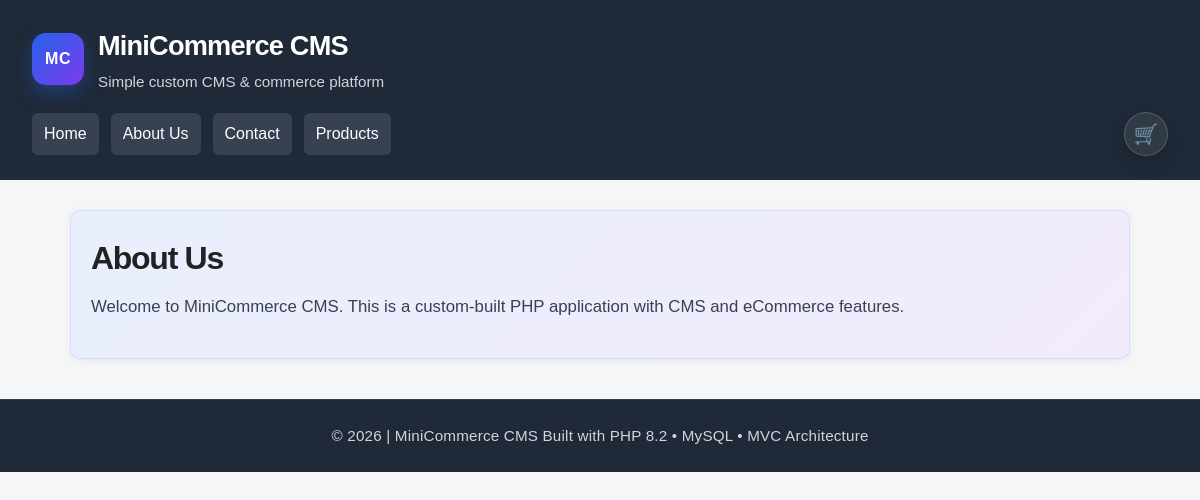
Screenshot of /public/page/about-us with the database file from the repository.
### tables this page shows
CREATE TABLE pages (
    id INT UNSIGNED AUTO_INCREMENT PRIMARY KEY,
    title VARCHAR(150) NOT NULL,
    slug VARCHAR(180) NOT NULL UNIQUE,
    content TEXT NOT NULL,
    meta_title VARCHAR(180) NULL,
    meta_description VARCHAR(255) NULL,
    status ENUM('draft', 'published') NOT NULL DEFAULT 'draft',
    created_at TIMESTAMP DEFAULT CURRENT_TIMESTAMP,
    updated_at TIMESTAMP DEFAULT CURRENT_TIMESTAMP ON UPDATE CURRENT_TIMESTAMP
);

### app/Core/View.php (called while the page is built, shortened)
<?php
class View
{
    public static function render(string $view, array $data = [], string $layout = 'main'): void
    {
        extract($data);
        $viewPath = __DIR__ . '/../Views/' . $view . '.php';
        $layoutPath = __DIR__ . '/../Views/layouts/' . $layout . '.php';
        require $viewPath;
        $content = ob_get_clean();
        require $layoutPath;
    }
}

### app/Core/Controller.php (called while the page is built, shortened)
<?php
class Controller
{
    protected function view(string $view, array $data = [], string $layout = 'main'): void
    {
        $csrfService = new CsrfService();
        $data['csrfToken'] = $csrfService->token();
        View::render($view, $data, $layout);
    }
}

### app/Controllers/PageController.php (called while the page is built, shortened)
<?php
class PageController extends Controller
{
    public function show(string $slug): void
    {
        $pdo = Database::getConnection();
        $settingRepository = new SettingRepository($pdo);
        $pageRepository = new PageRepository($pdo);
        $siteName = $settingRepository->get('site_name', 'MiniCommerce CMS');
        $contactEmail = $settingRepository->get('contact_email', 'contact@example.com');
        $pages = $pageRepository->getPublishedPages();
        $page = $pageRepository->findPublishedBySlug($slug);
        $page['content'] = str_replace(
            '{{contact_email}}',
            htmlspecialchars($contactEmail),
            $page['content']
        );
        $this->view('public/page', [
            'siteName' => $siteName,
            'pages' => $pages,
            'page' => $page,
        ]);
    }
}

### public/index.php (called while the page is built, shortened)
<?php
spl_autoload_register(function (string $class): void {
    $prefix = 'App\\';
    $baseDir = __DIR__ . '/../app/';
    $relativeClass = substr($class, strlen($prefix));
    $file = $baseDir . str_replace('\\', '/', $relativeClass) . '.php';
});
$router = new Router();
$router->dispatch($_SERVER['REQUEST_URI'], $_SERVER['REQUEST_METHOD']);

### app/Repositories/PageRepository.php (called while the page is built, shortened)
<?php
class PageRepository
{
    public function getPublishedPages(): array
    {
        $stmt = $this->pdo->prepare(
            'SELECT id, title, slug, meta_title, meta_description
             FROM pages
             WHERE status = :status
             ORDER BY title ASC'
        );
        $stmt->execute([
            'status' => 'published',
        ]);
        return $stmt->fetchAll();
    }
    public function findPublishedBySlug(string $slug): ?array
    {
        $stmt = $this->pdo->prepare(
            'SELECT *
             FROM pages
             WHERE slug = :slug
             AND status = :status
             LIMIT 1'
        );
        $stmt->execute([
            'slug' => $slug,
            'status' => 'published',
        ]);
        $page = $stmt->fetch();
        return $page ?: null;
    }
}

### app/Repositories/SettingRepository.php (called while the page is built, shortened)
<?php
class SettingRepository
{
    public function get(string $key, ?string $default = null): ?string
    {
        $stmt = $this->pdo->prepare(
            'SELECT setting_value FROM settings WHERE setting_key = :setting_key LIMIT 1'
        );
        $stmt->execute([
            'setting_key' => $key,
        ]);
        $value = $stmt->fetchColumn();
        return $value !== false ? (string) $value : $default;
    }
}

### app/Views/layouts/main.php (the view, shortened to what this page needs)
<!DOCTYPE html>
<html lang="en">
<head>
    <link rel="stylesheet" href="/minicommerce-cms/public/assets/css/style.css">
</head>
<body>
<header class="site-header">
    <div class="site-brand">
        <span class="site-logo">MC</span>
        <div>
            <h1><?= htmlspecialchars($siteName ?? 'MiniCommerce CMS') ?></h1>
            <p>Simple custom CMS & commerce platform</p>
        </div>
    </div>
    <div class="site-nav-row">
        <nav>
            <a href="/minicommerce-cms/public">Home</a>
            <?php if (!empty($pages)): ?>
                <?php foreach ($pages as $page): ?>
                    <a href="/minicommerce-cms/public/page/<?= htmlspecialchars($page['slug']) ?>">
                        <?= htmlspecialchars($page['title']) ?>
                    </a>
                <?php endforeach; ?>
            <?php endif; ?>
            <a href="/minicommerce-cms/public/products">Products</a>
        </nav>
<a
    class="cart-icon-link"
    href="/minicommerce-cms/public/cart"
    aria-label="View cart"
    title="View cart"
>
    🛒
</a>
    </div>
</header>
    <main>
        <?= $content ?>
    </main>
    <footer class="site-footer">
    <p>
        &copy; <?= date('Y') ?> | MiniCommerce CMS
Built with PHP 8.2 • MySQL • MVC Architecture
    </p>
</footer>
</body>
</html>

### app/Views/public/page.php
<article class="content-hero">
    <h2><?= htmlspecialchars($page['title']) ?></h2>
    <div class="content-body">
        <?= $page['content'] ?>
    </div>
</article>

### app/Core/Router.php (shortened to what this page needs)
<?php
class Router
{
    private array $routes = [];
    public function get(string $path, array $handler): void
    {
        $this->routes['GET'][$path] = $handler;
    }
    public function post(string $path, array $handler): void
    {
        $this->routes['POST'][$path] = $handler;
    }
    public function dispatch(string $requestUri, string $requestMethod): void
    {
        $path = parse_url($requestUri, PHP_URL_PATH);
$basePath = '/minicommerce-cms/public';
if (str_starts_with($path, $basePath . '/index.php')) {
    $path = substr($path, strlen($basePath . '/index.php'));
} elseif (str_starts_with($path, $basePath)) {
    $path = substr($path, strlen($basePath));
}
$path = $path ?: '/';
        foreach ($this->routes[$requestMethod] ?? [] as $route => $handler) {
            $pattern = preg_replace('#\{[a-zA-Z_][a-zA-Z0-9_]*\}#', '([^/]+)', $route);
            $pattern = '#^' . $pattern . '$#';
            if (preg_match($pattern, $path, $matches)) {
                array_shift($matches);
                [$controllerClass, $method] = $handler;
                $controller = new $controllerClass();
                $controller->$method(...$matches);
                return;
            }
        }
    }
}

### public/assets/css/style.css (style rules this page uses)
* { box-sizing: border-box; }
body { margin: 0; font-family: Arial, sans-serif; background: #f4f6f8; color: #222; line-height: 1.6; }
header { background: #1f2937; color: #fff; padding: 20px; }
header h1 { margin: 0 0 12px; }
nav { display: flex; flex-wrap: wrap; gap: 12px; }
nav a { color: #fff; text-decoration: none; background: #374151; padding: 8px 12px; border-radius: 6px; }
main { max-width: 1100px; margin: 30px auto; padding: 0 20px; }
section, article { background: #fff; padding: 20px; margin-bottom: 20px; border-radius: 10px; box-shadow: 0 2px 8px rgba(0, 0, 0, .06); }
.site-header { padding: 24px 32px; }
.site-brand { display: flex; align-items: center; gap: 14px; margin-bottom: 18px; }
.site-logo { display: inline-flex; align-items: center; justify-content: center; width: 52px; height: 52px; border-radius: 14px; background: linear-gradient(135deg, #2563eb, #7c3aed); color: #fff; font-weight: 700; letter-spacing: .5px; box-shadow: 0 8px 20px rgba(37, 99, 235, .35); }
.site-brand h1 { margin: 0; font-size: 1.7rem; letter-spacing: -.03em; }
.site-brand p { margin: 2px 0 0; color: #d1d5db; font-size: .95rem; }
.site-nav-row { display: flex; align-items: center; justify-content: space-between; gap: 16px; }
.cart-icon-link { display: inline-flex; align-items: center; justify-content: center; width: 44px; height: 44px; min-width: 44px; border-radius: 999px; background: rgba(255, 255, 255, .08); color: #fff; text-decoration: none; font-size: 1.25rem; border: 1px solid rgba(255, 255, 255, .18); box-shadow: 0 8px 18px rgba(0, 0, 0, .12); }
.content-hero, .empty-state { background: linear-gradient(135deg, rgba(37, 99, 235, .10), rgba(124, 58, 237, .10)), #fff; border: 1px solid rgba(37, 99, 235, .12); }
.content-hero h2, .empty-state h2 { margin: 8px 0 14px; font-size: 2rem; line-height: 1.2; letter-spacing: -.04em; }
.content-body { color: #374151; font-size: 1.05rem; }
.site-footer { margin-top: 40px; padding: 24px; text-align: center; background: #1f2937; color: #d1d5db; font-size: .95rem; border-top: 1px solid rgba(255,255,255,.08); }
.site-footer p { margin: 0; letter-spacing: .2px; }
.cart-icon-link { position: relative; }

### rows the page displays
pages: title "About Us", content "Welcome to MiniCommerce CMS. This is a custom-built PHP application with CMS and eCommerce features."
pages: title "Contact"

### other values shown
$siteName "MiniCommerce CMS"
